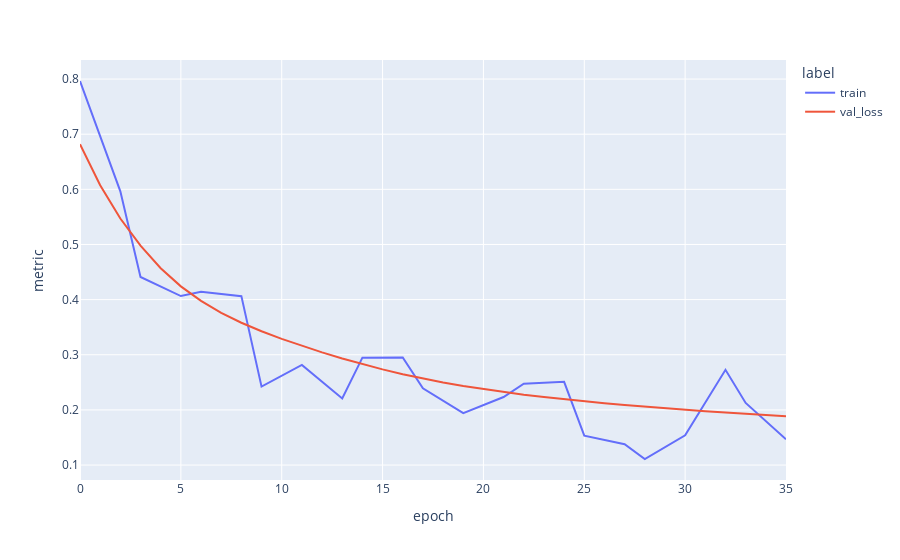

Here is the notebook cell this chart was saved with:
### Code cell
px.line(
          df,
          x='epoch',
          y='metric',
          color='label',
          )

### Figure 1 — Plotly figure (JSON) as saved in the notebook; plotly's stock layout.template omitted (floating-point values rounded to 4 significant figures)
{"data": [{"hovertemplate": "label=train<br>epoch=%{x}<br>metric=%{y}<extra></extra>", "legendgroup": "train", "line": {"color": "#636efa", "dash": "solid"}, "marker": {"symbol": "circle"}, "mode": "lines", "name": "train", "orientation": "v", "showlegend": true, "type": "scatter", "x": [0, 2, 3, 5, 6, 8, 9, 11, 13, 14, 16, 17, 19, 21, 22, 24, 25, 27, 28, 30, 32, 33, 35], "xaxis": "x", "y": [0.7965, 0.5963, 0.4411, 0.4065, 0.4143, 0.4063, 0.2423, 0.2816, 0.2207, 0.2948, 0.2952, 0.239, 0.194, 0.2234, 0.2476, 0.251, 0.1533, 0.1377, 0.111, 0.154, 0.2727, 0.2126, 0.1466], "yaxis": "y"}, {"hovertemplate": "label=val_loss<br>epoch=%{x}<br>metric=%{y}<extra></extra>", "legendgroup": "val_loss", "line": {"color": "#EF553B", "dash": "solid"}, "marker": {"symbol": "circle"}, "mode": "lines", "name": "val_loss", "orientation": "v", "showlegend": true, "type": "scatter", "x": [0, 1, 2, 3, 4, 5, 6, 7, 8, 9, 10, 11, 12, 13, 14, 15, 16, 17, 18, 19, 20, 21, 22, 23, 24, 25, 26, 27, 28, 29, 30, 31, 32, 33, 34, 35], "xaxis": "x", "y": [0.6818, 0.6075, 0.5471, 0.4978, 0.4569, 0.4241, 0.3978, 0.3761, 0.3581, 0.3426, 0.3289, 0.316, 0.3043, 0.2933, 0.2831, 0.2735, 0.2648, 0.257, 0.2498, 0.2434, 0.2377, 0.2324, 0.2275, 0.2233, 0.2191, 0.2155, 0.2121, 0.2089, 0.2058, 0.2031, 0.2005, 0.1978, 0.1953, 0.193, 0.1907, 0.1885], "yaxis": "y"}], "layout": {"legend": {"title": {"text": "label"}, "tracegroupgap": 0}, "margin": {"t": 60}, "xaxis": {"anchor": "y", "domain": [0, 1], "title": {"text": "epoch"}}, "yaxis": {"anchor": "x", "domain": [0, 1], "title": {"text": "metric"}}}}
